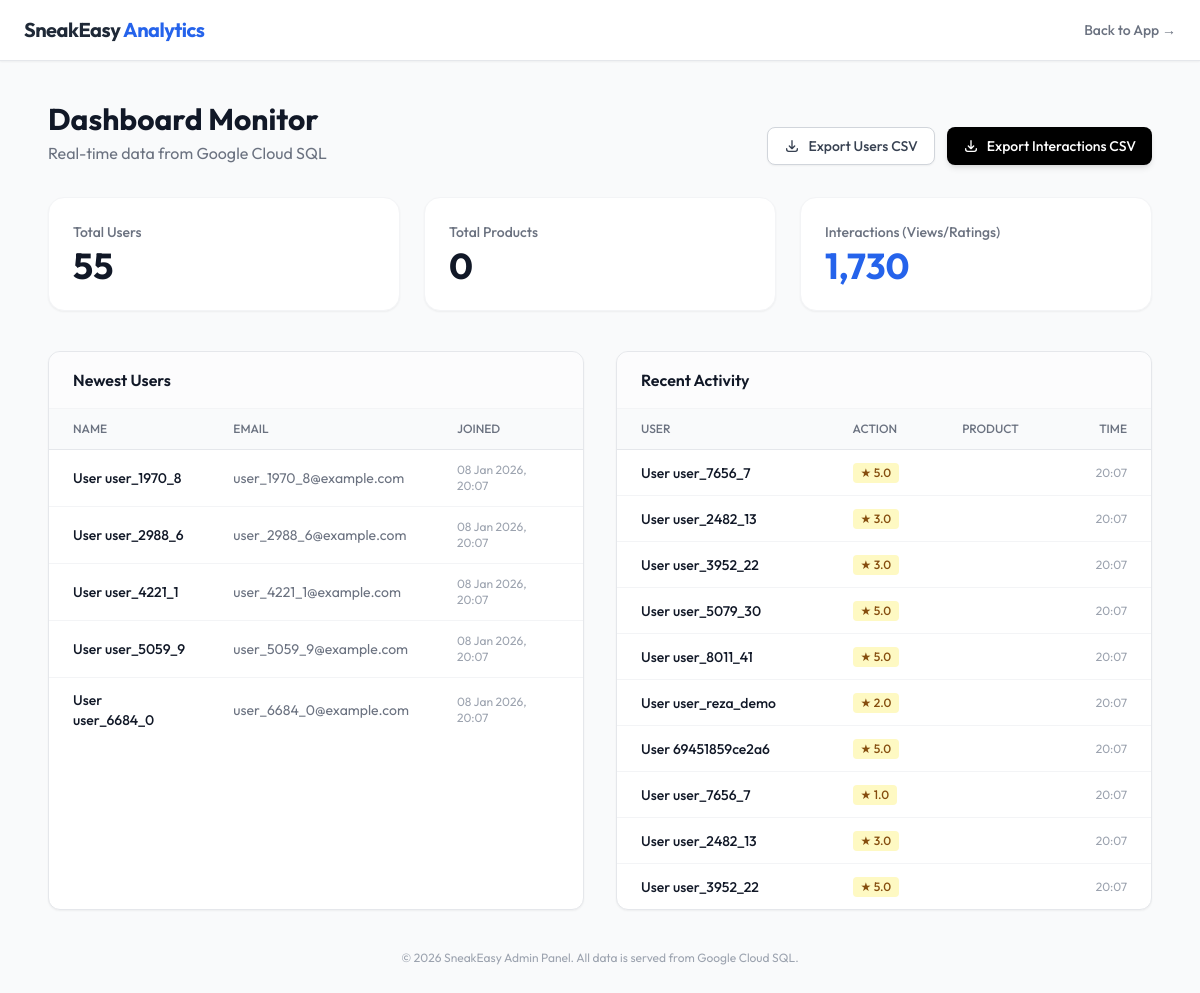
The page /proc/stats.php on the database its author committed.
### tables this page shows
CREATE TABLE IF NOT EXISTS users (
    id VARCHAR(255) PRIMARY KEY,
    name VARCHAR(255) NOT NULL,
    email VARCHAR(255) NOT NULL UNIQUE,
    password VARCHAR(255) NOT NULL,
    created_at TIMESTAMP DEFAULT CURRENT_TIMESTAMP,
    updated_at TIMESTAMP DEFAULT CURRENT_TIMESTAMP ON UPDATE CURRENT_TIMESTAMP,
    INDEX idx_email (email)
);

### proc/stats.php (the view, shortened to what this page needs)
<?php
$pdo = getDBConnection();
$totalUsers = $pdo->query("SELECT COUNT(*) FROM users")->fetchColumn();
$totalProducts = $pdo->query("SELECT COUNT(*) FROM products")->fetchColumn();
$totalInteractions = $pdo->query("SELECT COUNT(*) FROM interactions")->fetchColumn();
$recentUsers = $pdo->query("SELECT name, email, created_at FROM users ORDER BY created_at DESC LIMIT 5")->fetchAll(PDO::FETCH_ASSOC);
$recentInteractionsSql = "
    SELECT u.name as user_name, p.product_name, i.rating, i.created_at
    FROM interactions i
    LEFT JOIN users u ON i.user_id = u.id
    LEFT JOIN products p ON i.product_id = p.id
    ORDER BY i.created_at DESC LIMIT 10
";
$recentInteractions = $pdo->query($recentInteractionsSql)->fetchAll(PDO::FETCH_ASSOC);
?>
<!DOCTYPE html>
<html lang="en">
<head>
    <script src="https://cdn.tailwindcss.com"></script>
</head>
<body class="bg-gray-50 text-gray-800">
    <nav class="bg-white border-b border-gray-200 px-6 py-4 flex justify-between items-center shadow-sm">
        <div class="font-bold text-xl tracking-tight">SneakEasy <span class="text-blue-600">Analytics</span></div>
        <a href="index.php" class="text-sm font-medium text-gray-500 hover:text-black">Back to App &rarr;</a>
    </nav>
    <div class="max-w-6xl mx-auto px-6 py-10">
        <div class="flex justify-between items-end mb-8">
            <div>
                <h1 class="text-3xl font-bold text-gray-900">Dashboard Monitor</h1>
                <p class="text-gray-500 mt-1">Real-time data from Google Cloud SQL</p>
            </div>
            <div class="flex gap-3">
                <a href="?export=users" class="bg-white border border-gray-300 text-gray-700 px-4 py-2 rounded-lg text-sm font-medium hover:bg-gray-50 hover:text-black transition flex items-center gap-2 shadow-sm">
                    <svg class="w-4 h-4" fill="none" stroke="currentColor" viewBox="0 0 24 24"><path stroke-linecap="round" stroke-linejoin="round" stroke-width="2" d="M4 16v1a3 3 0 003 3h10a3 3 0 003-3v-1m-4-4l-4 4m0 0l-4-4m4 4V4"></path></svg>
                    Export Users CSV
                </a>
                <a href="?export=interactions" class="bg-black text-white px-4 py-2 rounded-lg text-sm font-medium hover:bg-gray-800 transition flex items-center gap-2 shadow-md">
                    <svg class="w-4 h-4" fill="none" stroke="currentColor" viewBox="0 0 24 24"><path stroke-linecap="round" stroke-linejoin="round" stroke-width="2" d="M4 16v1a3 3 0 003 3h10a3 3 0 003-3v-1m-4-4l-4 4m0 0l-4-4m4 4V4"></path></svg>
                    Export Interactions CSV
                </a>
            </div>
        </div>
        <div class="grid grid-cols-1 md:grid-cols-3 gap-6 mb-10">
            <div class="bg-white p-6 rounded-2xl border border-gray-100 shadow-sm">
                <div class="text-gray-500 text-sm font-medium mb-1">Total Users</div>
                <div class="text-4xl font-bold text-gray-900"><?php echo number_format($totalUsers); ?></div>
            </div>
            <div class="bg-white p-6 rounded-2xl border border-gray-100 shadow-sm">
                <div class="text-gray-500 text-sm font-medium mb-1">Total Products</div>
                <div class="text-4xl font-bold text-gray-900"><?php echo number_format($totalProducts); ?></div>
            </div>
            <div class="bg-white p-6 rounded-2xl border border-gray-100 shadow-sm">
                <div class="text-gray-500 text-sm font-medium mb-1">Interactions (Views/Ratings)</div>
                <div class="text-4xl font-bold text-blue-600"><?php echo number_format($totalInteractions); ?></div>
            </div>
        </div>
        <div class="grid grid-cols-1 lg:grid-cols-2 gap-8">
            <div class="bg-white rounded-xl border border-gray-200 shadow-sm overflow-hidden">
                <div class="px-6 py-4 border-b border-gray-100 bg-gray-50/50 flex justify-between items-center">
                    <h3 class="font-semibold text-gray-900">Newest Users</h3>
                </div>
                <div class="overflow-x-auto">
                    <table class="w-full text-sm text-left">
                        <thead class="text-xs text-gray-500 uppercase bg-gray-50 border-b">
                            <tr>
                                <th class="px-6 py-3 font-medium">Name</th>
                                <th class="px-6 py-3 font-medium">Email</th>
                                <th class="px-6 py-3 font-medium">Joined</th>
                            </tr>
                        </thead>
                        <tbody class="divide-y divide-gray-100">
                            <?php if (count($recentUsers) > 0): ?>
                                <?php foreach ($recentUsers as $u): ?>
                                <tr class="hover:bg-gray-50/50">
                                    <td class="px-6 py-3 font-medium text-gray-900"><?php echo htmlspecialchars($u['name']); ?></td>
                                    <td class="px-6 py-3 text-gray-500"><?php echo htmlspecialchars($u['email']); ?></td>
                                    <td class="px-6 py-3 text-gray-400 text-xs"><?php echo date('d M Y, H:i', strtotime($u['created_at'])); ?></td>
                                </tr>
                                <?php endforeach; ?>
                            <?php else: ?>
                                <tr><td colspan="3" class="px-6 py-4 text-center text-gray-400">No users yet.</td></tr>
                            <?php endif; ?>
                        </tbody>
                    </table>
                </div>
            </div>
            <div class="bg-white rounded-xl border border-gray-200 shadow-sm overflow-hidden">
                <div class="px-6 py-4 border-b border-gray-100 bg-gray-50/50 flex justify-between items-center">
                    <h3 class="font-semibold text-gray-900">Recent Activity</h3>
                </div>
                <div class="overflow-x-auto">
                    <table class="w-full text-sm text-left">
                        <thead class="text-xs text-gray-500 uppercase bg-gray-50 border-b">
                            <tr>
                                <th class="px-6 py-3 font-medium">User</th>
                                <th class="px-6 py-3 font-medium">Action</th>
                                <th class="px-6 py-3 font-medium">Product</th>
                                <th class="px-6 py-3 font-medium text-right">Time</th>
                            </tr>
                        </thead>
                        <tbody class="divide-y divide-gray-100">
                            <?php if (count($recentInteractions) > 0): ?>
                                <?php foreach ($recentInteractions as $i): ?>
                                <tr class="hover:bg-gray-50/50">
                                    <td class="px-6 py-3 font-medium text-gray-900">
                                        <?php echo htmlspecialchars($i['user_name'] ?: 'Guest'); ?>
                                    </td>
                                    <td class="px-6 py-3">
                                        <?php if ($i['rating']): ?>
                                            <span class="inline-flex items-center px-2 py-0.5 rounded text-xs font-medium bg-yellow-100 text-yellow-800">
                                                ★ <?php echo $i['rating']; ?>
                                            </span>
                                        <?php else: ?>
                                            <span class="inline-flex items-center px-2 py-0.5 rounded text-xs font-medium bg-blue-50 text-blue-700">
                                                Viewed
                                            </span>
                                        <?php endif; ?>
                                    </td>
                                    <td class="px-6 py-3 text-gray-600 truncate max-w-[150px]" title="<?php echo htmlspecialchars($i['product_name']); ?>">
                                    </td>
                                    <td class="px-6 py-3 text-right text-gray-400 text-xs">
                                        <?php echo date('H:i', strtotime($i['created_at'])); ?>
                                    </td>
                                </tr>
                                <?php endforeach; ?>
                            <?php else: ?>
                                <tr><td colspan="4" class="px-6 py-4 text-center text-gray-400">No recent activity.</td></tr>
                            <?php endif; ?>
                        </tbody>
                    </table>
                </div>
            </div>
        </div>
        <div class="mt-10 text-center text-xs text-gray-400">
            <p>&copy; <?php echo date('Y'); ?> SneakEasy Admin Panel. All data is served from Google Cloud SQL.</p>
        </div>
    </div>
</body>
</html>

### proc/stats.php (style rules this page uses)
body { font-family: 'Outfit', sans-serif; }

### rows shown on the page
users: name "User user_1970_8", email "user_1970_8@example.com", created_at "08 Jan 2026, 20:07"
users: name "User user_2988_6", email "user_2988_6@example.com", created_at "08 Jan 2026, 20:07"
users: name "User user_4221_1", email "user_4221_1@example.com", created_at "08 Jan 2026, 20:07"
users: name "User user_5059_9", email "user_5059_9@example.com", created_at "08 Jan 2026, 20:07"
users: name "User user_6684_0", email "user_6684_0@example.com", created_at "08 Jan 2026, 20:07"

### other values the page prints
$totalUsers "55"
$totalProducts "0"
$totalInteractions "1,730"
$i['user_name'] ?: 'Guest' "User user_7656_7"
$i['rating'] "5.0"
date('H:i', strtotime($i['created_at'])) "20:07"
$i['user_name'] ?: 'Guest' "User user_2482_13"
$i['rating'] "3.0"
$i['user_name'] ?: 'Guest' "User user_3952_22"
$i['user_name'] ?: 'Guest' "User user_5079_30"
$i['user_name'] ?: 'Guest' "User user_8011_41"
$i['user_name'] ?: 'Guest' "User user_reza_demo"
$i['rating'] "2.0"
$i['user_name'] ?: 'Guest' "User 69451859ce2a6"
$i['rating'] "1.0"
